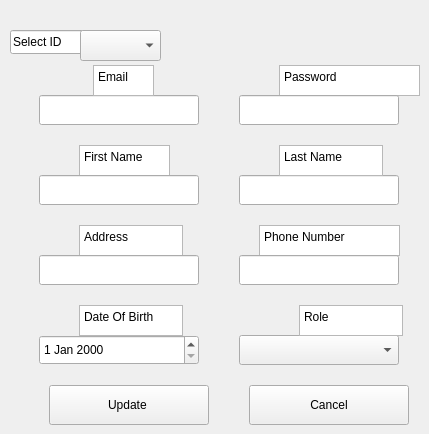
      <widget class="QWidget" name="UpdateEmployee">
       <widget class="QPlainTextEdit" name="EmployeeFirstNameText_U">
        <property name="geometry">
         <rect>
          <x>79</x>
          <y>145</y>
          <width>91</width>
          <height>31</height>
         </rect>
        </property>
        <property name="plainText">
         <string>First Name</string>
        </property>
        <property name="textInteractionFlags">
         <set>Qt::NoTextInteraction</set>
        </property>
       </widget>
       <widget class="QPlainTextEdit" name="EmployeePhoneNumberText_U">
        <property name="geometry">
         <rect>
          <x>259</x>
          <y>225</y>
          <width>141</width>
          <height>31</height>
         </rect>
        </property>
        <property name="plainText">
         <string>Phone Number</string>
        </property>
        <property name="textInteractionFlags">
         <set>Qt::NoTextInteraction</set>
        </property>
       </widget>
       <widget class="QLineEdit" name="EmployeeFirstName_U">
        <property name="geometry">
         <rect>
          <x>39</x>
          <y>175</y>
          <width>160</width>
          <height>30</height>
         </rect>
        </property>
       </widget>
       <widget class="QLineEdit" name="EmployeeLastName_U">
        <property name="geometry">
         <rect>
          <x>239</x>
          <y>175</y>
          <width>160</width>
          <height>30</height>
         </rect>
        </property>
       </widget>
       <widget class="QDateEdit" name="EmployeeDob_U">
        <property name="geometry">
         <rect>
          <x>39</x>
          <y>335</y>
          <width>160</width>
          <height>30</height>
         </rect>
        </property>
       </widget>
       <widget class="QPlainTextEdit" name="EmployeePasswordText_U">
        <property name="geometry">
         <rect>
          <x>279</x>
          <y>65</y>
          <width>141</width>
          <height>31</height>
         </rect>
        </property>
        <property name="plainText">
         <string>Password</string>
        </property>
        <property name="textInteractionFlags">
         <set>Qt::NoTextInteraction</set>
        </property>
       </widget>
       <widget class="QLineEdit" name="EmployeePhoneNumber_U">
        <property name="geometry">
         <rect>
          <x>239</x>
          <y>255</y>
          <width>160</width>
          <height>30</height>
         </rect>
        </property>
        <property name="text">
         <string/>
        </property>
       </widget>
       <widget class="QComboBox" name="EmployeeRole_U">
        <property name="geometry">
         <rect>
          <x>239</x>
          <y>335</y>
          <width>160</width>
          <height>30</height>
         </rect>
        </property>
        <item>
         <property name="text">
          <string/>
         </property>
        </item>
        <item>
         <property name="text">
          <string>Role 1</string>
         </property>
        </item>
        <item>
         <property name="text">
          <string>Role 3</string>
         </property>
        </item>
        <item>
         <property name="text">
          <string>Role 2</string>
         </property>
        </item>
       </widget>
       <widget class="QLineEdit" name="EmployeeEmail_U">
        <property name="geometry">
         <rect>
          <x>39</x>
          <y>95</y>
          <width>160</width>
          <height>30</height>
         </rect>
        </property>
        <property name="placeholderText">
         <string extracomment="Email"/>
        </property>
       </widget>
       <widget class="QPlainTextEdit" name="EmployeeDobText_U">
        <property name="geometry">
         <rect>
          <x>79</x>
          <y>305</y>
          <width>104</width>
          <height>31</height>
         </rect>
        </property>
        <property name="plainText">
         <string>Date Of Birth</string>
        </property>
        <property name="textInteractionFlags">
         <set>Qt::NoTextInteraction</set>
        </property>
       </widget>
       <widget class="QPlainTextEdit" name="EmployeeRoleText_U">
        <property name="geometry">
         <rect>
          <x>299</x>
          <y>305</y>
          <width>104</width>
          <height>31</height>
         </rect>
        </property>
        <property name="plainText">
         <string>Role</string>
        </property>
        <property name="textInteractionFlags">
         <set>Qt::NoTextInteraction</set>
        </property>
       </widget>
       <widget class="QPlainTextEdit" name="EmployeeAddressText_U">
        <property name="geometry">
         <rect>
          <x>79</x>
          <y>225</y>
          <width>104</width>
          <height>31</height>
         </rect>
        </property>
        <property name="plainText">
         <string>Address</string>
        </property>
        <property name="textInteractionFlags">
         <set>Qt::NoTextInteraction</set>
        </property>
       </widget>
       <widget class="QPlainTextEdit" name="EmployeeEmailText_U">
        <property name="geometry">
         <rect>
          <x>93</x>
          <y>65</y>
          <width>61</width>
          <height>31</height>
         </rect>
        </property>
        <property name="plainText">
         <string>Email</string>
        </property>
        <property name="textInteractionFlags">
         <set>Qt::NoTextInteraction</set>
        </property>
       </widget>
       <widget class="QPushButton" name="EmployeeUpdateBtn">
        <property name="geometry">
         <rect>
          <x>49</x>
          <y>385</y>
          <width>160</width>
          <height>40</height>
         </rect>
        </property>
        <property name="text">
         <string>Update </string>
        </property>
       </widget>
       <widget class="QPlainTextEdit" name="EmployeeLastNameText_U">
        <property name="geometry">
         <rect>
          <x>279</x>
          <y>145</y>
          <width>104</width>
          <height>31</height>
         </rect>
        </property>
        <property name="plainText">
         <string>Last Name</string>
        </property>
        <property name="textInteractionFlags">
         <set>Qt::NoTextInteraction</set>
        </property>
       </widget>
       <widget class="QLineEdit" name="EmployeePassword_U">
        <property name="geometry">
         <rect>
          <x>239</x>
          <y>95</y>
          <width>160</width>
          <height>30</height>
         </rect>
        </property>
        <property name="placeholderText">
         <string extracomment="Email"/>
        </property>
       </widget>
       <widget class="QLineEdit" name="EmployeeAddress_U">
        <property name="geometry">
         <rect>
          <x>39</x>
          <y>255</y>
          <width>160</width>
          <height>30</height>
         </rect>
        </property>
       </widget>
       <widget class="QPushButton" name="EmployeeCancelBtn_U">
        <property name="geometry">
         <rect>
          <x>249</x>
          <y>385</y>
          <width>160</width>
          <height>40</height>
         </rect>
        </property>
        <property name="text">
         <string>Cancel</string>
        </property>
       </widget>
       <widget class="QLineEdit" name="EmployeeSelectIDText_U">
        <property name="geometry">
         <rect>
          <x>10</x>
          <y>30</y>
          <width>113</width>
          <height>24</height>
         </rect>
        </property>
        <property name="text">
         <string>Select ID</string>
        </property>
       </widget>
       <widget class="QComboBox" name="EmployeeSelectID_U">
        <property name="geometry">
         <rect>
          <x>80</x>
          <y>30</y>
          <width>81</width>
          <height>31</height>
         </rect>
        </property>
        <item>
         <property name="text">
          <string/>
         </property>
        </item>
       </widget>
      </widget>
